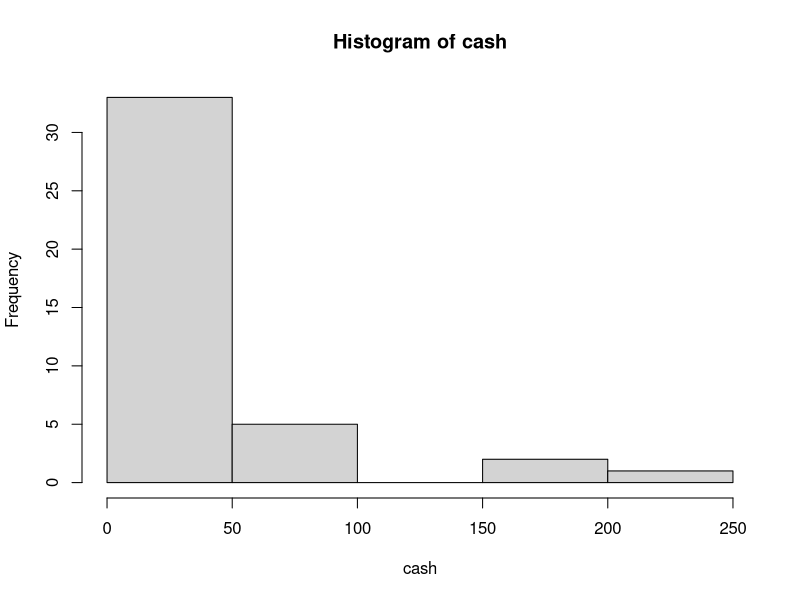

Reproduce this figure in R.
## ---- chunk 1
#You can also include notes in code chunks; however, to let R know that they are text and not code, they need to begin with the # symbol.

#First we will see how R can perform simple calculations
#Suppose we want to calculate 2+2
2+2 #you can add notes anywhere
## ---- chunk 2
184+32
158976+2546
## ---- chunk 3
sqrt(9) #sqrt is an example of a built-in R function - we'll learn a lot of these this semester
## ---- chunk 4
9-2

9^2 #the carrot ^ symbol is used to exponentiate

3*6 #asterisk * is used for multiplication
## ---- chunk 5
#let's assign the number 9 to an object named x
x <- 9 #we can do this using a backwards arrow

#you can also assign objects using the equals sign
z = 4 

y <- 2 #this assigns the number 2 to y

#Note: you don't have to choose single-letter object names
ollietheobject <- 52
## ---- chunk 6
y+z #what numbers do these objects represent? What answers do we expect here? 

sqrt(x)

ollietheobject - y

z^y
## ---- chunk 7
#Let's create a vector with the following numbers: 4 5 63 67 89
vector1 <- c(4,5,63,67,89) 

#Let's create another vector with the numbers: 88 92 71 69 99
vector2 <- c(88, 92, 71, 69, 99)

#now let's create a vector with string (or non-numeric) data: dog, cat, bunny
vectorstring <- c("dog", "cat", "bunny") #for non-numeric data, we use "" to show R that these aren't numbers
## ---- chunk 8
#print the ollietheobject object
ollietheobject

#print our string vector
vectorstring

#print our numeric vector
vector1
## ---- chunk 9
#Let's make a dataframe out of our two numeric vectors. We can do this because they're both
#the same size (5 elements each). I'm going to store the dataframe in an object.
week1dataframe <- data.frame(vector1, vector2)

#print the dataframe
week1dataframe
## ---- chunk 10
help(data.frame)
## ---- chunk 11
names(week1dataframe) <- c("SID", "Score")

week1dataframe
## ---- chunk 12
#let's add a new variable: Sex
week1dataframe$Sex <- c("M","F","F","M","F")

week1dataframe
## ---- chunk 13
#let's add another variable: age
week1dataframe$Age = c(29,20,25,27,35)

week1dataframe
## ---- chunk 14
#let's just look at the scores data
week1dataframe$Score
## ---- chunk 15
mathability <- c(6,5,6,1,4,4,5,6,5,3,5,6,7,3,5,5,4,5,4,7,2,5,5,2,6,5,5,4,5,3,5,7,6,5,3)
mathability
## ---- chunk 16
table(mathability)

#Let's make the table look a little better using transform - this is like the transpose function in excel
transform(table(mathability))
## ---- chunk 17
freq_table <- transform(table(mathability)) #save the pretty table to an object
n <- length(mathability) #store the total number of elements in the original vector in the object n

#built the table - adding relative frequency, cumulative frequency, and cumulative percent
transform(freq_table, Rel_Freq=prop.table(Freq), Cum_Freq=cumsum(Freq), Cum_Percent=(cumsum(Freq)/n))
## ---- chunk 18
#First, enter in the data as a vector
cash <- c(.05,6,30,0,65,4.75,50,0,100,.17,15,210,2,175,42,65,2,
          200,0,10,0,15,20,30,
          12,0,30,45,7,10,80,12,28,.75,100,33,1,14,5,23,45)

#To create the histogram, we'll use the R function hist
hist(cash)
